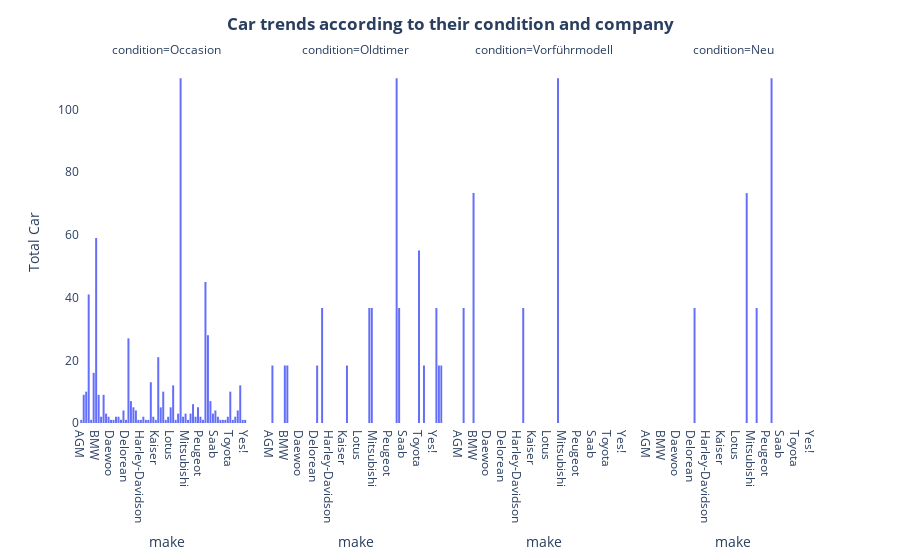

This figure's notebook cell:
### Code cell
fig = px.histogram(df12, x="make", facet_col="condition")
fig.update_layout(
                 plot_bgcolor = "white",
                  yaxis_title = "Total Car",
                  title = "<b>Car trends according to their condition and company</b>",
                 title_x=0.5)

fig.update_yaxes(matches=None)
fig.show()

### Figure 1 — Plotly figure (JSON) as saved in the notebook; plotly's stock layout.template omitted (floating-point values rounded to 4 significant figures; data arrays with more than 128 entries replaced by an {"elided": "..."} marker saying what was removed)
{"data": [{"alignmentgroup": "True", "bingroup": "x", "hovertemplate": "condition=Occasion<br>make=%{x}<br>count=%{y}<extra></extra>", "legendgroup": "", "marker": {"color": "#636efa", "pattern": {"shape": ""}}, "name": "", "offsetgroup": "", "orientation": "v", "showlegend": false, "type": "histogram", "x": {"elided": "559 str values"}, "xaxis": "x", "yaxis": "y"}, {"alignmentgroup": "True", "bingroup": "x", "hovertemplate": "condition=Oldtimer<br>make=%{x}<br>count=%{y}<extra></extra>", "legendgroup": "", "marker": {"color": "#636efa", "pattern": {"shape": ""}}, "name": "", "offsetgroup": "", "orientation": "v", "showlegend": false, "type": "histogram", "x": ["Alfa Romeo", "Austin-Healey", "Austin-Healey", "BMW", "Bmw-Alpina", "Ferrari", "Ford", "Ford", "Lamborghini", "Marcos", "Mercedes-Benz", "Mercedes-Benz", "MG", "MG", "Mini", "Renault", "Renault", "Renault", "Renault", "Renault", "Renault", "Rolls-Royce", "Rolls-Royce", "Toyota", "Toyota", "Toyota", "Triumph"], "xaxis": "x2", "yaxis": "y2"}, {"alignmentgroup": "True", "bingroup": "x", "hovertemplate": "condition=Vorführmodell<br>make=%{x}<br>count=%{y}<extra></extra>", "legendgroup": "", "marker": {"color": "#636efa", "pattern": {"shape": ""}}, "name": "", "offsetgroup": "", "orientation": "v", "showlegend": false, "type": "histogram", "x": ["Aston Martin", "BMW", "BMW", "Hummer", "Mercedes-Benz", "Mercedes-Benz", "Mercedes-Benz"], "xaxis": "x3", "yaxis": "y3"}, {"alignmentgroup": "True", "bingroup": "x", "hovertemplate": "condition=Neu<br>make=%{x}<br>count=%{y}<extra></extra>", "legendgroup": "", "marker": {"color": "#636efa", "pattern": {"shape": ""}}, "name": "", "offsetgroup": "", "orientation": "v", "showlegend": false, "type": "histogram", "x": ["Ferrari", "Mercedes-Benz", "Mercedes-Benz", "Mclaren", "Porsche", "Porsche", "Porsche"], "xaxis": "x4", "yaxis": "y4"}], "layout": {"annotations": [{"font": {}, "showarrow": false, "text": "condition=Occasion", "x": 0.1175, "xanchor": "center", "xref": "paper", "y": 1, "yanchor": "bottom", "yref": "paper"}, {"font": {}, "showarrow": false, "text": "condition=Oldtimer", "x": 0.3725, "xanchor": "center", "xref": "paper", "y": 1, "yanchor": "bottom", "yref": "paper"}, {"font": {}, "showarrow": false, "text": "condition=Vorführmodell", "x": 0.6275, "xanchor": "center", "xref": "paper", "y": 1, "yanchor": "bottom", "yref": "paper"}, {"font": {}, "showarrow": false, "text": "condition=Neu", "x": 0.8825, "xanchor": "center", "xref": "paper", "y": 1, "yanchor": "bottom", "yref": "paper"}], "barmode": "relative", "legend": {"tracegroupgap": 0}, "margin": {"t": 60}, "plot_bgcolor": "white", "title": {"text": "<b>Car trends according to their condition and company</b>", "x": 0.5}, "xaxis": {"anchor": "y", "domain": [0, 0.235], "title": {"text": "make"}}, "xaxis2": {"anchor": "y2", "domain": [0.255, 0.49], "matches": "x", "title": {"text": "make"}}, "xaxis3": {"anchor": "y3", "domain": [0.51, 0.745], "matches": "x", "title": {"text": "make"}}, "xaxis4": {"anchor": "y4", "domain": [0.765, 1.0], "matches": "x", "title": {"text": "make"}}, "yaxis": {"anchor": "x", "domain": [0, 1], "title": {"text": "Total Car"}}, "yaxis2": {"anchor": "x2", "domain": [0, 1], "showticklabels": false}, "yaxis3": {"anchor": "x3", "domain": [0, 1], "showticklabels": false}, "yaxis4": {"anchor": "x4", "domain": [0, 1], "showticklabels": false}}}
